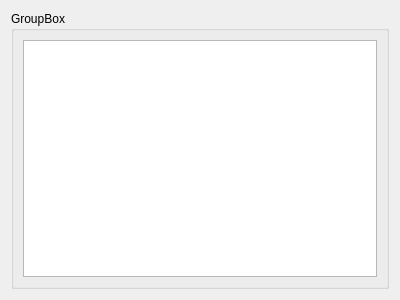
<?xml version="1.0" encoding="UTF-8"?>
<ui version="4.0">
 <class>Form</class>
 <widget class="QWidget" name="Form">
  <property name="geometry">
   <rect>
    <x>0</x>
    <y>0</y>
    <width>400</width>
    <height>300</height>
   </rect>
  </property>
  <property name="windowTitle">
   <string>Form</string>
  </property>
  <layout class="QGridLayout" name="gridLayout">
   <item row="0" column="0">
    <widget class="QGroupBox" name="groupBox">
     <property name="title">
      <string>GroupBox</string>
     </property>
     <layout class="QGridLayout" name="gridLayout_2">
      <item row="0" column="0">
       <widget class="QTableWidget" name="tableWidget"/>
      </item>
     </layout>
    </widget>
   </item>
  </layout>
 </widget>
 <resources/>
 <connections/>
</ui>
